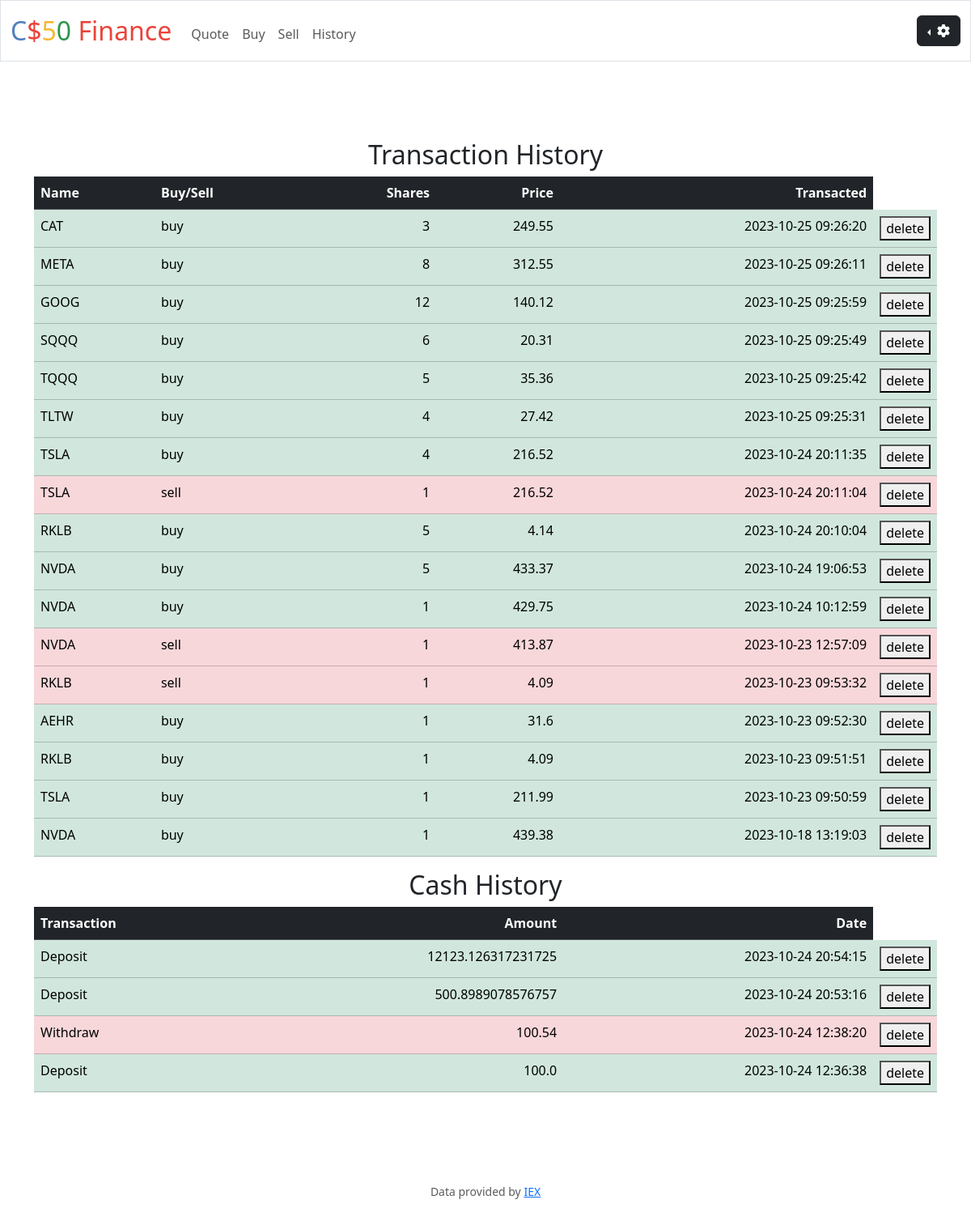
The app's page /history (signed in) with its own data.
### tables this page shows
CREATE TABLE transactions (
    id INTEGER PRIMARY KEY AUTOINCREMENT NOT NULL,
    user_id INTEGER NOT NULL,
    symbol TEXT NOT NULL,
    name TEXT NOT NULL,
    shares INTEGER NOT NULL,
    price NUMERIC NOT NULL,
    transaction_type TEXT NOT NULL,
    transaction_time DATETIME NOT NULL DEFAULT CURRENT_TIMESTAMP,
    FOREIGN KEY(user_id) REFERENCES users(id)
);

CREATE TABLE cashHistory (
id INTEGER PRIMARY KEY AUTOINCREMENT NOT NULL,
user_id INTEGER NOT NULL,
transactionType TEXT NOT NULL,
amount FLOAT NOT NULL,
transaction_time DATETIME NOT NULL DEFAULT CURRENT_TIMESTAMP,
FOREIGN KEY(user_id) REFERENCES users(id)
);

### app.py (the view)
@app.route("/history")
@login_required
def history():
    user_id = session.get("user_id")
    history_data = db.execute("SELECT * FROM transactions WHERE user_id = ? ORDER BY transaction_time DESC", user_id)
    cashHistory = db.execute("SELECT * FROM cashHistory WHERE user_id = ? ORDER BY transaction_time DESC", user_id)
    return render_template("history.html", history_data=history_data, cashHistory=cashHistory)

### app.py (called while the page is built)
@app.after_request
def after_request(response):
    response.headers["Cache-Control"] = "no-cache, no-store, must-revalidate"
    response.headers["Expires"] = 0
    response.headers["Pragma"] = "no-cache"
    return response

### helpers.py (called while the page is built)
def login_required(f):
    @wraps(f)
    def decorated_function(*args, **kwargs):
        if session.get("user_id") is None:
            return redirect("/login")
        return f(*args, **kwargs)
    return decorated_function

### templates/history.html (shortened to what this page needs)
{% extends "layout.html" %}
{% block main %}
    <main class="container py-5 text-center">
        <h2>Transaction History</h2>
        <table id="sortable-table" class="table table-dark table-hover">
            <thead>
                <tr>
                    <th class="text-start">Name</th>
                    <th class="text-start">Buy/Sell</th>
                    <th class="text-end" >Shares</th>
                    <th class="text-end">Price</th>
                    <th class="text-end">Transacted</th>
                </tr>
            </thead>
            <tbody>
                {% for history_data in history_data %}
                    {% if history_data.transaction_type == "buy" %}
                        <tr class="table-success">
                            <td class="text-start">{{ history_data.name }}</td>
                            <td class="text-start">{{ history_data.transaction_type }}</td>
                            <td class="text-end">{{ history_data.shares }}</td>
                            <td class="text-end">{{ history_data.price }}</td>
                            <td class="text-end">{{ history_data.transaction_time}} </td>
                            <td style="width:20px">
                                <form action="/delete" method="post">
                                    <button type="submit">delete</button>
                                </form>
                            </td>
                        </tr>
                    {% elif history_data.transaction_type == "sell" %}
                        <tr class="table-danger">
                            <td class="text-start">{{ history_data.name }}</td>
                            <td class="text-start">{{ history_data.transaction_type }}</td>
                            <td class="text-end">{{ history_data.shares }}</td>
                            <td class="text-end">{{ history_data.price }}</td>
                            <td class="text-end">{{ history_data.transaction_time}} </td>
                            <td style="width:20px">
                                <form action="/delete" method="post">
                                    <button type="submit">delete</button>
                                </form>
                            </td>
                        </tr>
                    {% endif %}
                {% endfor %}
            </tbody>
        </table>
        <h2>Cash History</h2>
        <table id="sortable-table" class="table table-dark table-hover">
            <thead>
                <tr>
                    <th class="text-start">Transaction</th>
                    <th class="text-end">Amount</th>
                    <th class="text-end">Date</th>
                </tr>
            </thead>
            <tbody>
                {% for cashHistory in cashHistory %}
                    {% if cashHistory.transactionType == "Withdraw" %}
                        <tr class="table-danger">
                            <td class="text-start"> {{cashHistory.transactionType}} </td>
                            <td class="text-end"> {{cashHistory.amount}} </td>
                            <td class="text-end"> {{cashHistory.transaction_time}} </td>
                            <td style="width:20px">
                                <form action="/delete" method="post">
                                    <button type="submit">delete</button>
                                </form>
                            </td>
                        </tr>
                    {% elif cashHistory.transactionType == "Deposit" %}
                        <tr class="table-success">
                            <td class="text-start"> {{cashHistory.transactionType}} </td>
                            <td class="text-end"> {{cashHistory.amount}} </td>
                            <td class="text-end"> {{cashHistory.transaction_time}} </td>
                            <td style="width:20px">
                                <form action="/delete" method="post">
                                    <button type="submit">delete</button>
                                </form>
                            </td>
                        </tr>
                    {% endif %}
                {% endfor %}
            </tbody>
        </table>
    </main>
{% endblock %}

### templates/layout.html (shortened to what this page needs)
<!DOCTYPE html>
<html lang="en" data-bs-theme="light">
    <head>
        <link rel="stylesheet" type="text/css" href="https://cdn.datatables.net/1.10.25/css/jquery.dataTables.min.css">
        <link href="https://cdn.jsdelivr.net/npm/bootstrap@5.3.2/dist/css/bootstrap.min.css" rel="stylesheet">
        <link href="/static/styles.css" rel="stylesheet">
        <link rel="stylesheet" href="https://cdnjs.cloudflare.com/ajax/libs/font-awesome/6.0.0-beta3/css/all.min.css">
    </head>
    <body>
        <nav class="border navbar navbar-expand-md navbar-light">
            <div class="container-fluid">
                <a class="navbar-brand" href="/"><span class="blue">C</span><span class="red">$</span><span class="yellow">5</span><span class="green">0</span> <span class="red">Finance</span></a>
                <div class="collapse navbar-collapse" id="navbar">
                    {% if session["user_id"] %}
                        <ul class="navbar-nav me-auto mt-2">
                            <li class="nav-item"><a class="nav-link" href="/quote">Quote</a></li>
                            <li class="nav-item"><a class="nav-link" href="/buy">Buy</a></li>
                            <li class="nav-item"><a class="nav-link" href="/sell">Sell</a></li>
                            <li class="nav-item"><a class="nav-link" href="/history">History</a></li>
                        </ul>
                        <div class="icon-container dropdown dropstart">
                            <button type="button" class="btn btn-dark dropdown-toggle" data-bs-toggle="dropdown">
                                <i class="fas fa-cog" Settings></i>
                            </button>
                        </div>
                    {% else %}
                        <ul class="navbar-nav ms-auto mt-2">
                            <li class="nav-item"><a class="nav-link" href="/register">Register</a></li>
                            <li class="nav-item"><a class="nav-link" href="/login">Log In</a></li>
                        </ul>
                    {% endif %}
                </div>
            </div>
        </nav>
        <main class="container-fluid py-5 text-center">
            {% block main %}{% endblock %}
        </main>
        <footer class="mb-5 small text-center text-muted">
            Data provided by <a href="https://iexcloud.io/">IEX</a>
        </footer>
    </body>
</html>

### static/styles.css (style rules this page uses)
nav .navbar-brand { font-size: xx-large; }
nav .navbar-brand .blue { color: #537fbe; }
nav .navbar-brand .red { color: #ea433b; }
nav .navbar-brand .yellow { color: #f5b82e; }
nav .navbar-brand .green { color: #2e944b; }

### records on screen
transactions: name "CAT", transaction_type "buy", shares "3", price "249.55", transaction_time "2023-10-25 09:26:20"
transactions: name "META", transaction_type "buy", shares "8", price "312.55", transaction_time "2023-10-25 09:26:11"
transactions: name "GOOG", transaction_type "buy", shares "12", price "140.12", transaction_time "2023-10-25 09:25:59"
transactions: name "SQQQ", transaction_type "buy", shares "6", price "20.31", transaction_time "2023-10-25 09:25:49"
transactions: name "TQQQ", transaction_type "buy", shares "5", price "35.36", transaction_time "2023-10-25 09:25:42"
transactions: name "TLTW", transaction_type "buy", shares "4", price "27.42", transaction_time "2023-10-25 09:25:31"
transactions: name "TSLA", transaction_type "buy", shares "4", price "216.52", transaction_time "2023-10-24 20:11:35"
transactions: name "TSLA", transaction_type "sell", shares "1", price "216.52", transaction_time "2023-10-24 20:11:04"
transactions: name "RKLB", transaction_type "buy", shares "5", price "4.14", transaction_time "2023-10-24 20:10:04"
transactions: name "NVDA", transaction_type "buy", shares "5", price "433.37", transaction_time "2023-10-24 19:06:53"
transactions: name "NVDA", transaction_type "buy", shares "1", price "429.75", transaction_time "2023-10-24 10:12:59"
transactions: name "NVDA", transaction_type "sell", shares "1", price "413.87", transaction_time "2023-10-23 12:57:09"
transactions: name "RKLB", transaction_type "sell", shares "1", price "4.09", transaction_time "2023-10-23 09:53:32"
transactions: name "AEHR", transaction_type "buy", shares "1", price "31.6", transaction_time "2023-10-23 09:52:30"
transactions: name "RKLB", transaction_type "buy", shares "1", price "4.09", transaction_time "2023-10-23 09:51:51"
transactions: name "TSLA", transaction_type "buy", shares "1", price "211.99", transaction_time "2023-10-23 09:50:59"
transactions: name "NVDA", transaction_type "buy", shares "1", price "439.38", transaction_time "2023-10-18 13:19:03"
cashHistory: transactionType "Deposit", amount "12123.126317231725", transaction_time "2023-10-24 20:54:15"
cashHistory: transactionType "Deposit", amount "500.8989078576757", transaction_time "2023-10-24 20:53:16"
cashHistory: transactionType "Withdraw", amount "100.54", transaction_time "2023-10-24 12:38:20"
cashHistory: transactionType "Deposit", amount "100.0", transaction_time "2023-10-24 12:36:38"
